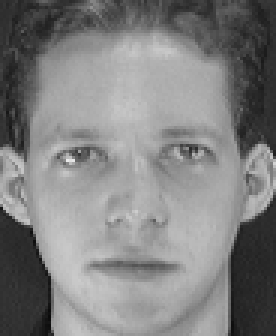
#> input picture s1/1.pgm, 92 x 112 px (shown 3 times larger)
$ python -i main.py   (imports and definitions only)   (older library calls are emulated)
#> lines starting #> are read from the running program, lines starting #| are printed output that depends on the picture
#> further down, picture is the input picture: shape (112, 92, 3); min 11, max 234, mean 128.3
import cv2
import numpy as np
import matplotlib.pyplot as plt
import tkinter as tk
from tkinter import filedialog as fd
import tkinter.messagebox as mb
import operator
from skimage import io, transform, metrics


def gradient(image):

    window_size = 3
    dx = 1
    dy = 1

    # calculate gradient
    gradient_x = cv2.Sobel(image, cv2.CV_32F, dx, 0, ksize=window_size)
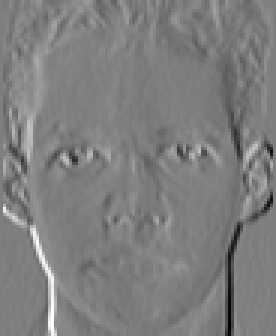
#> gradient_x: shape (112, 92, 3) float32 (shown 3 times larger); min -586, max 592, mean -0.8; drawn with min black and max white
    gradient_y = cv2.Sobel(image, cv2.CV_32F, 0, dy, ksize=window_size)
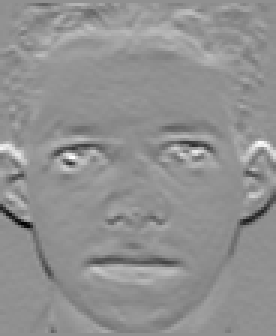
#> gradient_y: shape (112, 92, 3) float32 (shown 3 times larger); min -561, max 429, mean 3.7; drawn with min black and max white

    # calculate absolute gradient
    abs_gradient_x = cv2.convertScaleAbs(gradient_x)
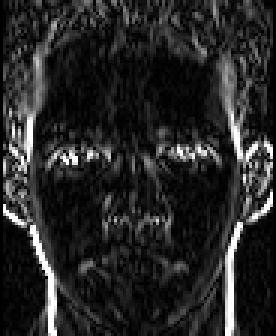
#> abs_gradient_x: shape (112, 92, 3) (shown 3 times larger); min 0, max 255, mean 38.9
    abs_gradient_y = cv2.convertScaleAbs(gradient_y)
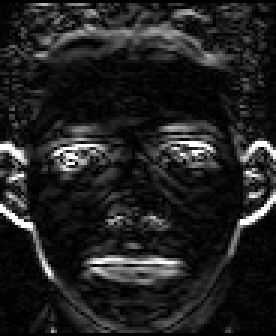
#> abs_gradient_y: shape (112, 92, 3) (shown 3 times larger); min 0, max 255, mean 33.7

    # calculate result gradient
    result_gradient = cv2.addWeighted(abs_gradient_x, 0.5, abs_gradient_y, 0.5, 0)
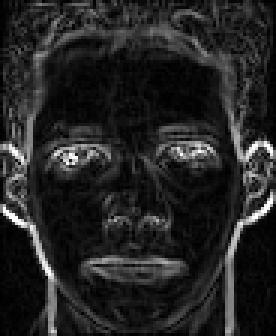
#> result_gradient: shape (112, 92, 3) (shown 3 times larger); min 0, max 255, mean 36.3

    sum_grad = []
    for i in range(0, len(result_gradient), 1):
        sum_grad.append(round(sum(result_gradient[i]) / len(result_gradient[i]), 1))
#> this loop made 1 pass
#> after the loop, sum_grad = []
    return sum_grad


# [255 lines left out: functions dct, dft, histogram, scale, plot_graphics, plot_graphics_chosen and 2 more, not called in this run]


def show_res(text):
    mb.showinfo("Результат", text)


# Create main window
# [1 line not run here, left out]
# [1 line that did not run here, left out]
# [1 line not run here, left out]
# [1 line that did not run here, left out]
# [1 line not run here, left out]

# [1 line that did not run here, left out]
# [1 line not run here, left out]
# [1 line that did not run here, left out]
# [3 lines not run here, left out]

>>> import cv2
>>> picture = cv2.imread('s1/1.pgm')
#> (the run stopped early here; a loop or call above may not have finished)

$ run again, on s1/10.pgm
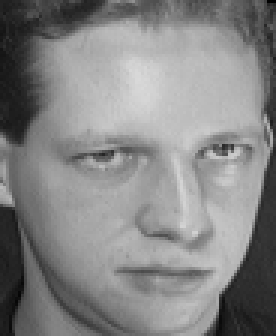
#> input picture s1/10.pgm, 92 x 112 px (shown 3 times larger)
#> picture is the input picture: shape (112, 92, 3); min 1, max 217, mean 132.8
#> in gradient, `gradient_y = cv2.Sobel(image, cv2.CV_32F, 0, dy, ksize=window_size)`:
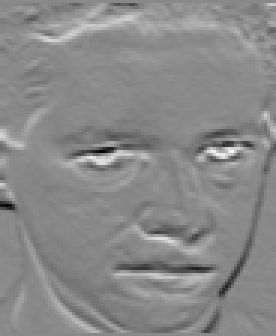
#> gradient_y: shape (112, 92, 3) float32 (shown 3 times larger); min -474, max 407, mean 1.1; drawn with min black and max white
#> in gradient, `result_gradient = cv2.addWeighted(abs_gradient_x, 0.5, abs_gradient_y,..`:
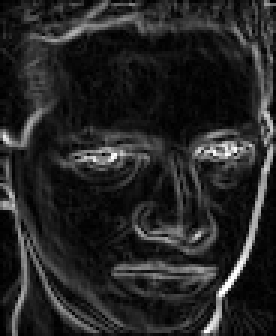
#> result_gradient: shape (112, 92, 3) (shown 3 times larger); min 0, max 255, mean 37.2
#> the loop in gradient, `for i in range(0, len(result_gradient), 1):` made 1 pass
#> after the loop in gradient, `for i in range(0, len(result_gradient), 1):`: sum_grad = []

$ run again, on s1/2.pgm
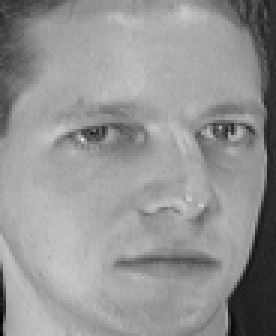
#> input picture s1/2.pgm, 92 x 112 px (shown 3 times larger)
#> picture is the input picture: shape (112, 92, 3); min 2, max 223, mean 148
#> in gradient, `gradient_y = cv2.Sobel(image, cv2.CV_32F, 0, dy, ksize=window_size)`:
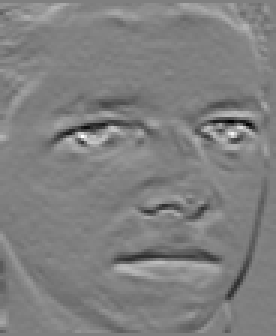
#> gradient_y: shape (112, 92, 3) float32 (shown 3 times larger); min -391, max 390, mean 1.6; drawn with min black and max white
#> in gradient, `result_gradient = cv2.addWeighted(abs_gradient_x, 0.5, abs_gradient_y,..`:
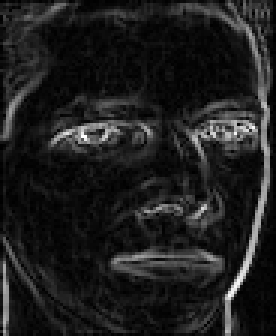
#> result_gradient: shape (112, 92, 3) (shown 3 times larger); min 0, max 255, mean 30.2
#> the loop in gradient, `for i in range(0, len(result_gradient), 1):` made 1 pass
#> after the loop in gradient, `for i in range(0, len(result_gradient), 1):`: sum_grad = []

$ run again, on s1/3.pgm
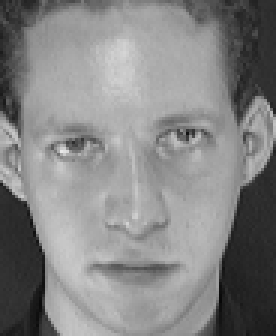
#> input picture s1/3.pgm, 92 x 112 px (shown 3 times larger)
#> picture is the input picture: shape (112, 92, 3); min 7, max 232, mean 132.6
#> in gradient, `gradient_y = cv2.Sobel(image, cv2.CV_32F, 0, dy, ksize=window_size)`:
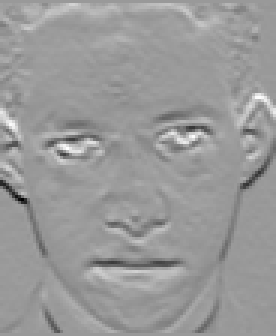
#> gradient_y: shape (112, 92, 3) float32 (shown 3 times larger); min -560, max 369, mean 1.2; drawn with min black and max white
#> in gradient, `result_gradient = cv2.addWeighted(abs_gradient_x, 0.5, abs_gradient_y,..`:
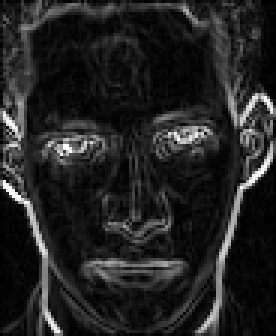
#> result_gradient: shape (112, 92, 3) (shown 3 times larger); min 0, max 255, mean 35.2
#> the loop in gradient, `for i in range(0, len(result_gradient), 1):` made 1 pass
#> after the loop in gradient, `for i in range(0, len(result_gradient), 1):`: sum_grad = []
